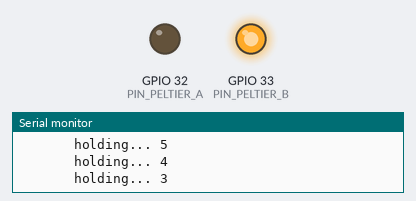
Recording of a sketch running on a simulated ESP32. Parts: output pins drawn as LEDs (lit = HIGH), the last lines printed to the serial monitor.

Above: at 4.8 s.
At 14.8 s:
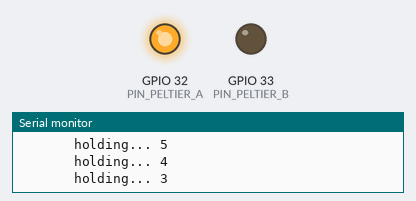
At 24.8 s:
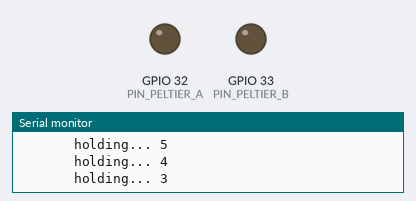
At 29.8 s:
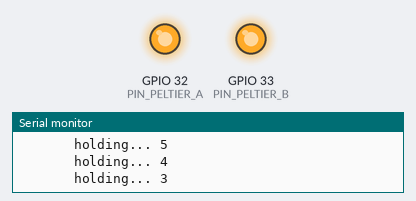
Timing chart, 0 to 41.4 s (numbered marks = the images above):
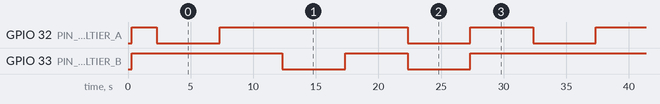

The sketch:

SHELVY_ESP32_RELAY_TEST.ino
```cpp
// SHELVY_ESP32_RELAY_TEST.ino
// ============================================================
// RELAY CLICK / SWITCH TEST — no WiFi, no sensor, no temp logic.
// Just cycles the two relays on a timer so you can SEE + HEAR them switch
// (use low-speed fans on COM+NO as the load to watch them turn on/off).
//
// USES THE SAME WIRING CONFIG AS FINAL3, so if it clicks correctly here,
// it will click correctly in the real firmware.
//
// WIRING (same as FINAL3):
//   IN1 <- GPIO 33   IN2 <- GPIO 26
//   VCC <- ESP32 5V   GND <- ESP32 GND     (clean side)
//   JD-VCC <- 12V(+)  coil GND <- 12V COM  (dirty side, yellow cap OFF)
//   Fan/Peltier -> relay COM(middle) + NO(right)
//
// WHAT YOU SHOULD OBSERVE each step:
//   - the relay's channel LED changes
//   - an audible CLICK
//   - the fan on that relay turns ON (NO closes) / OFF (NO opens)
// ============================================================

// ---- SAME CONFIG AS FINAL3 (keep these identical) ----
const bool RELAY_BOARD_ACTIVE_LOW = true;
const bool RELAY_NC[2] = { false, false };   // fans/Peltiers on COM + NO
const int  PIN_PELTIER_A = 32;   // Relay 1 (IN)  (output-capable; move relay wire here from 34)
const int  PIN_PELTIER_B = 33;   // Relay 2 (IN)  (output-capable; move relay wire here from 35)
const int  RELAY_PIN[2]  = { PIN_PELTIER_A, PIN_PELTIER_B };

// ---- HOW LONG each step is held ----
// 5000 = 5 seconds per step (quick testing).
// Change to 30000 if you want 30-second holds like the real alternation.
const uint32_t STEP_MS = 5000;

int levelForLoad(int idx, bool loadOn) {
  bool energize = RELAY_NC[idx] ? !loadOn : loadOn;
  if (RELAY_BOARD_ACTIVE_LOW) return energize ? LOW : HIGH;
  return energize ? HIGH : LOW;
}

void setLoad(int idx, bool on) {
  digitalWrite(RELAY_PIN[idx], levelForLoad(idx, on));
}

void step(const char* label, bool r1, bool r2) {
  setLoad(0, r1);
  setLoad(1, r2);
  Serial.printf("\n[TEST] %s  ->  Relay1=%s  Relay2=%s\n",
                label, r1 ? "ON" : "OFF", r2 ? "ON" : "OFF");
  Serial.println("       (listen for CLICK, watch channel LED + fan)");
  // countdown so you can match the click to the label
  for (int s = STEP_MS / 1000; s > 0; s--) {
    Serial.printf("       holding... %d\n", s);
    delay(1000);
  }
}

void setup() {
  Serial.begin(115200);
  delay(300);
  // init both relays OFF first, then set pinMode (avoids a boot glitch click)
  for (int i = 0; i < 2; i++) {
    digitalWrite(RELAY_PIN[i], levelForLoad(i, false));
    pinMode(RELAY_PIN[i], OUTPUT);
    digitalWrite(RELAY_PIN[i], levelForLoad(i, false));
  }
  Serial.println("\n==============================================");
  Serial.println(" SHELVY RELAY TEST - both relays start OFF");
  Serial.println(" Fans on COM+NO should be OFF right now.");
  Serial.println("==============================================");
  delay(2000);
}

void loop() {
  // Full cycle so you can verify each relay independently, then together.
  step("STEP 1  Relay 1 ON only ", true,  false);  // fan 1 spins, fan 2 off
  step("STEP 2  both OFF        ", false, false);  // both fans off
  step("STEP 3  Relay 2 ON only ", false, true);   // fan 2 spins, fan 1 off
  step("STEP 4  both OFF        ", false, false);  // both fans off
  step("STEP 5  BOTH ON         ", true,  true);   // both fans spin
  step("STEP 6  both OFF        ", false, false);  // both fans off
  Serial.println("\n[TEST] cycle complete - repeating...\n");
}
```

Measured:
- by itself, GPIO 32 (PIN_PELTIER_A): repeats every 30.0 s: HIGH 15.0 s, LOW 5.0 s, HIGH 5.0 s, LOW 5.0 s
- by itself, GPIO 33 (PIN_PELTIER_B): repeats every 30.0 s: HIGH 5.0 s, LOW 5.0 s, HIGH 15.0 s, LOW 5.0 s
- by itself, everything shown: repeats every 30.0 s, in 6 steps
